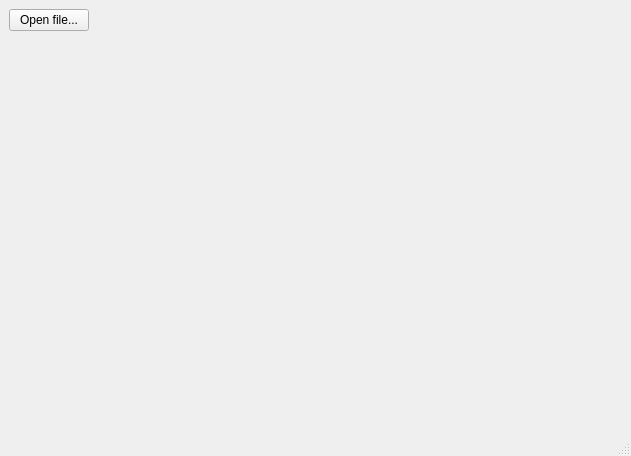
<?xml version="1.0" encoding="UTF-8"?>
<ui version="4.0">
 <class>MainWindow</class>
 <widget class="QMainWindow" name="MainWindow">
  <property name="geometry">
   <rect>
    <x>0</x>
    <y>0</y>
    <width>631</width>
    <height>456</height>
   </rect>
  </property>
  <property name="sizePolicy">
   <sizepolicy hsizetype="Expanding" vsizetype="Expanding">
    <horstretch>1</horstretch>
    <verstretch>1</verstretch>
   </sizepolicy>
  </property>
  <property name="windowTitle">
   <string>Image Viewer</string>
  </property>
  <property name="layoutDirection">
   <enum>Qt::LeftToRight</enum>
  </property>
  <widget class="QWidget" name="centralwidget">
   <property name="sizePolicy">
    <sizepolicy hsizetype="Expanding" vsizetype="Expanding">
     <horstretch>1</horstretch>
     <verstretch>1</verstretch>
    </sizepolicy>
   </property>
   <layout class="QHBoxLayout" name="horizontalLayout_2">
    <item>
     <layout class="QVBoxLayout" name="verticalLayout" stretch="0,0">
      <property name="sizeConstraint">
       <enum>QLayout::SetMaximumSize</enum>
      </property>
      <item>
       <layout class="QHBoxLayout" name="horizontalLayout" stretch="0,0">
        <property name="sizeConstraint">
         <enum>QLayout::SetNoConstraint</enum>
        </property>
        <item>
         <widget class="QPushButton" name="pushButton">
          <property name="text">
           <string>Open file...</string>
          </property>
         </widget>
        </item>
        <item>
         <spacer name="horizontalSpacer">
          <property name="orientation">
           <enum>Qt::Horizontal</enum>
          </property>
          <property name="sizeHint" stdset="0">
           <size>
            <width>498</width>
            <height>20</height>
           </size>
          </property>
         </spacer>
        </item>
       </layout>
      </item>
      <item>
       <widget class="QLabel" name="label">
        <property name="sizePolicy">
         <sizepolicy hsizetype="Fixed" vsizetype="MinimumExpanding">
          <horstretch>5</horstretch>
          <verstretch>5</verstretch>
         </sizepolicy>
        </property>
        <property name="acceptDrops">
         <bool>true</bool>
        </property>
        <property name="layoutDirection">
         <enum>Qt::LeftToRight</enum>
        </property>
        <property name="autoFillBackground">
         <bool>false</bool>
        </property>
        <property name="text">
         <string/>
        </property>
        <property name="textFormat">
         <enum>Qt::RichText</enum>
        </property>
        <property name="scaledContents">
         <bool>true</bool>
        </property>
       </widget>
      </item>
     </layout>
    </item>
   </layout>
  </widget>
  <widget class="QMenuBar" name="menubar">
   <property name="geometry">
    <rect>
     <x>0</x>
     <y>0</y>
     <width>631</width>
     <height>22</height>
    </rect>
   </property>
   <property name="sizePolicy">
    <sizepolicy hsizetype="Expanding" vsizetype="Expanding">
     <horstretch>0</horstretch>
     <verstretch>0</verstretch>
    </sizepolicy>
   </property>
  </widget>
  <widget class="QStatusBar" name="statusbar">
   <property name="sizePolicy">
    <sizepolicy hsizetype="Expanding" vsizetype="Expanding">
     <horstretch>0</horstretch>
     <verstretch>0</verstretch>
    </sizepolicy>
   </property>
  </widget>
  <action name="actionOpenFile">
   <property name="icon">
    <iconset resource="Icons.qrc">
     <normaloff>:/new/prefix1/tux.jpg</normaloff>:/new/prefix1/tux.jpg</iconset>
   </property>
   <property name="text">
    <string>OpenFile</string>
   </property>
  </action>
 </widget>
 <resources>
  <include location="Icons.qrc"/>
 </resources>
 <connections>
  <connection>
   <sender>pushButton</sender>
   <signal>clicked()</signal>
   <receiver>actionOpenFile</receiver>
   <slot>trigger()</slot>
   <hints>
    <hint type="sourcelabel">
     <x>63</x>
     <y>46</y>
    </hint>
    <hint type="destinationlabel">
     <x>-1</x>
     <y>-1</y>
    </hint>
   </hints>
  </connection>
 </connections>
</ui>
